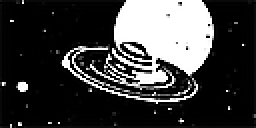
#> input picture assets/packs/Better-Pet/Anims/Uranus/frame_0.png, 128 x 64 px (shown 2 times larger)
$ python -i asset_packer.py   (imports and definitions only)
#> lines starting #> are read from the running program, lines starting #| are printed output that depends on the picture; after the words box and inside, x2 and y2 are one past the last pixel; in counts of white or black regions, pixels touching at a corner belong together
#!/usr/bin/env python
from PIL import Image, ImageOps
import heatshrink2
import pathlib
import shutil
import struct
import typing
import time
import re
import io
import os


def convert_bm(img: "Image.Image | pathlib.Path") -> bytes:
    if not isinstance(img, Image.Image):
        img = Image.open(img)

    with io.BytesIO() as output:
        img = img.convert("1")
        img = ImageOps.invert(img)
        img.save(output, format="XBM")
        xbm = output.getvalue()

    f = io.StringIO(xbm.decode().strip())
    data = f.read().strip().replace("\n", "").replace(" ", "").split("=")[1][:-1]
    data_str = data[1:-1].replace(",", " ").replace("0x", "")
    data_bin = bytearray.fromhex(data_str)

    data_encoded_str = heatshrink2.compress(data_bin, window_sz2=8, lookahead_sz2=4)
    data_enc = bytearray(data_encoded_str)
    data_enc = bytearray([len(data_enc) & 0xFF, len(data_enc) >> 8]) + data_enc

    if len(data_enc) + 2 < len(data_bin) + 1:
        return b"\x01\x00" + data_enc
    else:
        return b"\x00" + data_bin


def convert_bmx(img: "Image.Image | pathlib.Path") -> bytes:
    if not isinstance(img, Image.Image):
        img = Image.open(img)
#> img is the input picture: PIL image 128x64 L; min 0, max 255, mean 60.8

    data = struct.pack("<II", *img.size)
    data += convert_bm(img)
#> in convert_bm, `img = img.convert("1")`:
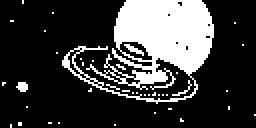
#> img: PIL image 128x64 1 (shown 2 times larger); 23.6% white; 40 white regions (37 under 20 px), largest, box (x1, y1, x2, y2) and area: (31, 0, 107, 52) 1801, (62, 22, 72, 28) 23, (8, 41, 14, 46) 23
    return data


# [39 lines left out: functions pack_anim, pack_icon_animated, not called in this run]


def pack_icon_static(src: pathlib.Path, dst: pathlib.Path):
    dst.parent.mkdir(parents=True, exist_ok=True)
    dst.with_suffix(".bmx").write_bytes(convert_bmx(src))


# [86 lines left out: functions pack_font, pack, not called in this run]


# [14 lines not run here, left out]

#> (the run stopped early here; a loop or call above may not have finished)
